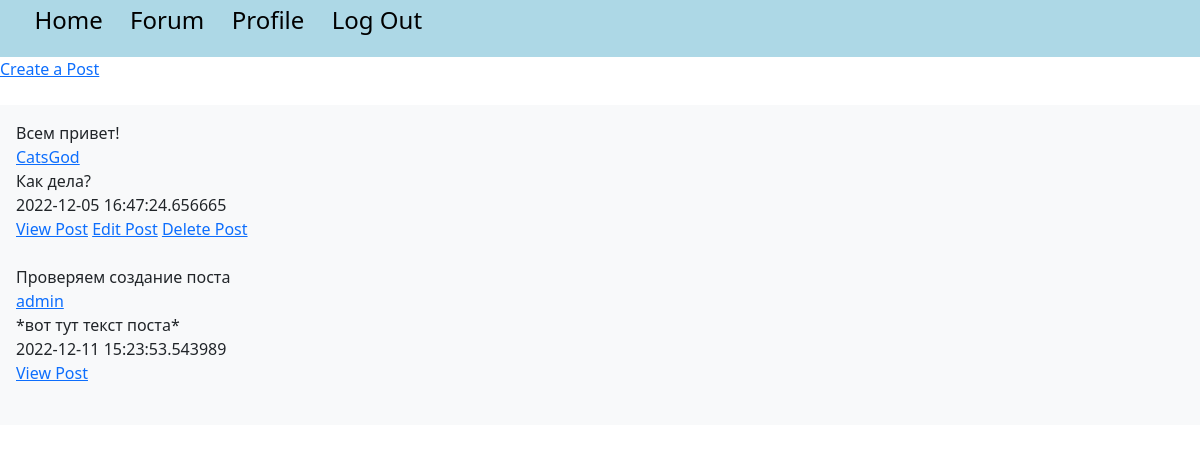
/posts (signed in), run on the app's committed database.
### models.py (models this page shows)
class Post(db.Model):
    id = db.Column(db.Integer, primary_key=True)
    title = db.Column(db.String(100))
    content = db.Column(db.Text)
    poster_id = db.Column(db.Integer, db.ForeignKey(User.id))
    date_posted = db.Column(db.DateTime, default=datetime.utcnow)
    slug = db.Column(db.String(256))
    comments = db.relationship('Comment', backref='commented_post')

class User(UserMixin, db.Model):
    id = db.Column(db.Integer, primary_key=True)
    email = db.Column(db.String(100), unique=True)
    password = db.Column(db.String(100))
    name = db.Column(db.String(1000))
    last_seen = db.Column(db.String(100))
    posts = db.relationship('Post', backref='poster')

### app.py (the view)
@app.route('/posts')
@login_required
def posts():
    posts = Post.query.order_by(Post.date_posted)
    return render_template("posts.html", posts=posts)

### app.py (called while the page is built)
@login_manager.user_loader
def load_user(user_id):
    try:
        return User.query.get(int(user_id))
    except:
        return None

### templates/posts.html (shortened to what this page needs)
<!DOCTYPE html>
<html lang="en">
<head>
        <link href="https://cdn.jsdelivr.net/npm/bootstrap@5.2.3/dist/css/bootstrap.min.css" rel="stylesheet">
</head>
<link rel="stylesheet" href="/static/style.css">
<body>
<div id="navbar">
    <ul>
        <a href="{{ url_for('home') }}"><li>Home</li></a>
        <a href="{{ url_for('posts') }}"><li>Forum</li></a>
        {% if current_user.is_authenticated %}
        <a href="{{ url_for('main.profile') }}"><li>Profile</li></a>
        {% endif %}
        {% if current_user.is_authenticated %}
        <a href="{{ url_for('auth.logout') }}"><li>Log Out</li></a>
        {% endif %}
    </ul>
</div>
<a href="{{ url_for('write_post') }}">Create a Post</a><br><br>
<div class="p-3 mb-2 bg-light text-dark">
{% for post in posts %}
    {{ post.title }}<br>
    <a href="{{ url_for('main.view_profile', id=post.poster.id) }}"> {{ post.poster.name }} </a> <br>
    {{ post.content }}<br>
    {{ post.date_posted }}<br>
    <a href="{{ url_for('post', id=post.id) }}">View Post</a>
    {% if current_user.id == post.poster_id %}
    <a href="{{ url_for('edit_post', id=post.id) }}">Edit Post</a>
    <a href="{{ url_for('delete_post', id=post.id) }}">Delete Post</a>
    {% endif %}
    <br><br>
{% endfor %}
</div>
</body>
</html>

### static/style.css (style rules this page uses)
* { font-family: Segoe UI; }
#navbar { background-color: lightblue; padding: 0.2%; }
li { font-size: 1.5em; text-decoration: none; color: black; display: inline-block; padding-right: 2%; }

### data on the page
Post: title "Всем привет!", poster.name "CatsGod", content "Как дела?", date_posted "2022-12-05 16:47:24.656665"
Post: title "Проверяем создание поста", poster.name "admin", content "*вот тут текст поста*", date_posted "2022-12-11 15:23:53.543989"
